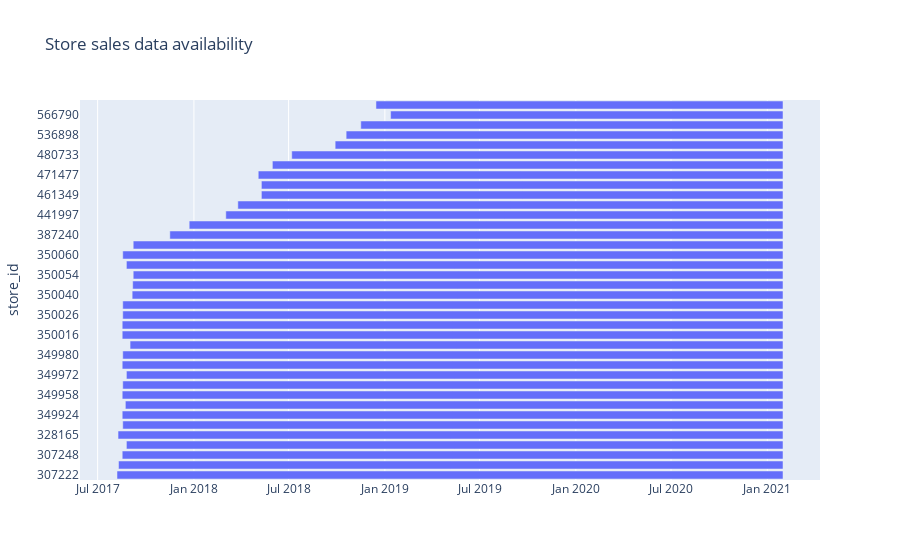

Notebook code for this chart:
### Code cell
fig = px.timeline(df_dur, 
                  x_start="first", x_end="last", 
                  y=store_list.astype('str'),
                  labels={'y':'store_id'},
                  title='Store sales data availability'
                  )
# fig.update_yaxes()
fig.show()
